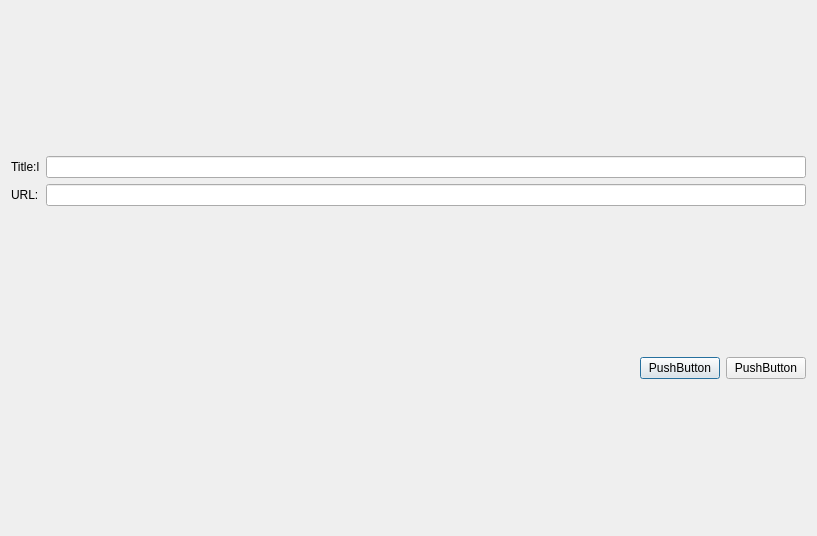
<?xml version="1.0" encoding="UTF-8"?>
<ui version="4.0">
 <class>Dialog</class>
 <widget class="QDialog" name="Dialog">
  <property name="geometry">
   <rect>
    <x>0</x>
    <y>0</y>
    <width>817</width>
    <height>536</height>
   </rect>
  </property>
  <property name="windowTitle">
   <string>Dialog</string>
  </property>
  <layout class="QVBoxLayout" name="verticalLayout_2">
   <item>
    <layout class="QGridLayout" name="gridLayout">
     <property name="sizeConstraint">
      <enum>QLayout::SetMaximumSize</enum>
     </property>
     <item row="0" column="0">
      <widget class="QLabel" name="label">
       <property name="text">
        <string>Title:l</string>
       </property>
      </widget>
     </item>
     <item row="0" column="1">
      <widget class="QLineEdit" name="lineEdit"/>
     </item>
     <item row="1" column="0">
      <widget class="QLabel" name="label_2">
       <property name="text">
        <string>URL:</string>
       </property>
      </widget>
     </item>
     <item row="1" column="1">
      <widget class="QLineEdit" name="lineEdit_2"/>
     </item>
    </layout>
   </item>
   <item>
    <layout class="QHBoxLayout" name="horizontalLayout">
     <item>
      <spacer name="horizontalSpacer">
       <property name="orientation">
        <enum>Qt::Horizontal</enum>
       </property>
       <property name="sizeType">
        <enum>QSizePolicy::Expanding</enum>
       </property>
       <property name="sizeHint" stdset="0">
        <size>
         <width>40</width>
         <height>20</height>
        </size>
       </property>
      </spacer>
     </item>
     <item>
      <widget class="QPushButton" name="pushButton_2">
       <property name="text">
        <string>PushButton</string>
       </property>
      </widget>
     </item>
     <item>
      <widget class="QPushButton" name="pushButton">
       <property name="text">
        <string>PushButton</string>
       </property>
      </widget>
     </item>
    </layout>
   </item>
  </layout>
 </widget>
 <resources/>
 <connections/>
</ui>
